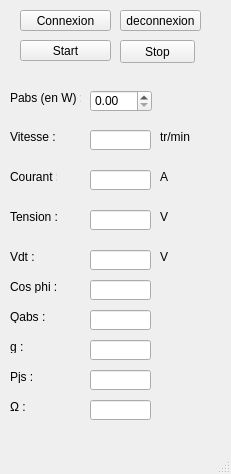
<?xml version="1.0" encoding="UTF-8"?>
<ui version="4.0">
 <class>MainWindow</class>
 <widget class="QMainWindow" name="MainWindow">
  <property name="geometry">
   <rect>
    <x>0</x>
    <y>0</y>
    <width>231</width>
    <height>474</height>
   </rect>
  </property>
  <property name="windowTitle">
   <string>MainWindow</string>
  </property>
  <widget class="QWidget" name="centralWidget">
   <widget class="QPushButton" name="pushButton">
    <property name="geometry">
     <rect>
      <x>20</x>
      <y>40</y>
      <width>91</width>
      <height>21</height>
     </rect>
    </property>
    <property name="text">
     <string>Start</string>
    </property>
   </widget>
   <widget class="QPushButton" name="DecoButton">
    <property name="geometry">
     <rect>
      <x>120</x>
      <y>10</y>
      <width>81</width>
      <height>21</height>
     </rect>
    </property>
    <property name="text">
     <string>deconnexion</string>
    </property>
   </widget>
   <widget class="QPushButton" name="connectButton">
    <property name="geometry">
     <rect>
      <x>20</x>
      <y>10</y>
      <width>91</width>
      <height>21</height>
     </rect>
    </property>
    <property name="text">
     <string>Connexion</string>
    </property>
   </widget>
   <widget class="QLineEdit" name="lineEdit_vitesse">
    <property name="geometry">
     <rect>
      <x>90</x>
      <y>130</y>
      <width>61</width>
      <height>20</height>
     </rect>
    </property>
   </widget>
   <widget class="QLineEdit" name="lineEdit_courant">
    <property name="geometry">
     <rect>
      <x>90</x>
      <y>170</y>
      <width>61</width>
      <height>20</height>
     </rect>
    </property>
   </widget>
   <widget class="QLineEdit" name="lineEdit_tension">
    <property name="geometry">
     <rect>
      <x>90</x>
      <y>210</y>
      <width>61</width>
      <height>20</height>
     </rect>
    </property>
   </widget>
   <widget class="QLabel" name="label_vit">
    <property name="geometry">
     <rect>
      <x>10</x>
      <y>130</y>
      <width>47</width>
      <height>13</height>
     </rect>
    </property>
    <property name="text">
     <string>Vitesse : </string>
    </property>
   </widget>
   <widget class="QLabel" name="label_courant">
    <property name="geometry">
     <rect>
      <x>10</x>
      <y>170</y>
      <width>47</width>
      <height>13</height>
     </rect>
    </property>
    <property name="text">
     <string>Courant : </string>
    </property>
   </widget>
   <widget class="QLabel" name="label_tension">
    <property name="geometry">
     <rect>
      <x>10</x>
      <y>210</y>
      <width>47</width>
      <height>13</height>
     </rect>
    </property>
    <property name="text">
     <string>Tension : </string>
    </property>
   </widget>
   <widget class="QLabel" name="label">
    <property name="geometry">
     <rect>
      <x>160</x>
      <y>130</y>
      <width>47</width>
      <height>13</height>
     </rect>
    </property>
    <property name="text">
     <string>tr/min</string>
    </property>
   </widget>
   <widget class="QLabel" name="label_2">
    <property name="geometry">
     <rect>
      <x>160</x>
      <y>170</y>
      <width>47</width>
      <height>13</height>
     </rect>
    </property>
    <property name="text">
     <string>A</string>
    </property>
   </widget>
   <widget class="QLabel" name="label_3">
    <property name="geometry">
     <rect>
      <x>160</x>
      <y>210</y>
      <width>47</width>
      <height>13</height>
     </rect>
    </property>
    <property name="text">
     <string>V</string>
    </property>
   </widget>
   <widget class="QLabel" name="label_4">
    <property name="geometry">
     <rect>
      <x>10</x>
      <y>90</y>
      <width>71</width>
      <height>16</height>
     </rect>
    </property>
    <property name="text">
     <string>Pabs (en W) : </string>
    </property>
   </widget>
   <widget class="QLineEdit" name="lineEdit_vdt">
    <property name="geometry">
     <rect>
      <x>90</x>
      <y>250</y>
      <width>61</width>
      <height>20</height>
     </rect>
    </property>
   </widget>
   <widget class="QLabel" name="label_5">
    <property name="geometry">
     <rect>
      <x>10</x>
      <y>250</y>
      <width>47</width>
      <height>13</height>
     </rect>
    </property>
    <property name="text">
     <string>Vdt : </string>
    </property>
   </widget>
   <widget class="QLabel" name="label_6">
    <property name="geometry">
     <rect>
      <x>160</x>
      <y>250</y>
      <width>47</width>
      <height>13</height>
     </rect>
    </property>
    <property name="text">
     <string>V</string>
    </property>
   </widget>
   <widget class="QLineEdit" name="lineEdit_cos">
    <property name="geometry">
     <rect>
      <x>90</x>
      <y>280</y>
      <width>61</width>
      <height>20</height>
     </rect>
    </property>
   </widget>
   <widget class="QLabel" name="label_7">
    <property name="geometry">
     <rect>
      <x>10</x>
      <y>280</y>
      <width>47</width>
      <height>13</height>
     </rect>
    </property>
    <property name="text">
     <string>Cos phi :</string>
    </property>
   </widget>
   <widget class="QLineEdit" name="lineEdit_qabs">
    <property name="geometry">
     <rect>
      <x>90</x>
      <y>310</y>
      <width>61</width>
      <height>20</height>
     </rect>
    </property>
   </widget>
   <widget class="QLabel" name="label_8">
    <property name="geometry">
     <rect>
      <x>10</x>
      <y>310</y>
      <width>47</width>
      <height>13</height>
     </rect>
    </property>
    <property name="text">
     <string>Qabs : </string>
    </property>
   </widget>
   <widget class="QLineEdit" name="lineEdit_g">
    <property name="geometry">
     <rect>
      <x>90</x>
      <y>340</y>
      <width>61</width>
      <height>20</height>
     </rect>
    </property>
   </widget>
   <widget class="QLabel" name="label_9">
    <property name="geometry">
     <rect>
      <x>10</x>
      <y>340</y>
      <width>47</width>
      <height>13</height>
     </rect>
    </property>
    <property name="text">
     <string>g : </string>
    </property>
   </widget>
   <widget class="QLineEdit" name="lineEdit_pjs">
    <property name="geometry">
     <rect>
      <x>90</x>
      <y>370</y>
      <width>61</width>
      <height>20</height>
     </rect>
    </property>
   </widget>
   <widget class="QLabel" name="label_10">
    <property name="geometry">
     <rect>
      <x>10</x>
      <y>370</y>
      <width>47</width>
      <height>13</height>
     </rect>
    </property>
    <property name="text">
     <string>Pjs : </string>
    </property>
   </widget>
   <widget class="QLineEdit" name="lineEdit_ohm">
    <property name="geometry">
     <rect>
      <x>90</x>
      <y>400</y>
      <width>61</width>
      <height>20</height>
     </rect>
    </property>
   </widget>
   <widget class="QLabel" name="label_11">
    <property name="geometry">
     <rect>
      <x>10</x>
      <y>400</y>
      <width>47</width>
      <height>13</height>
     </rect>
    </property>
    <property name="text">
     <string>Ω : </string>
    </property>
   </widget>
   <widget class="QPushButton" name="pushButton_stop">
    <property name="geometry">
     <rect>
      <x>120</x>
      <y>40</y>
      <width>75</width>
      <height>23</height>
     </rect>
    </property>
    <property name="text">
     <string>Stop</string>
    </property>
   </widget>
   <widget class="QDoubleSpinBox" name="doubleSpinBox_pabs">
    <property name="geometry">
     <rect>
      <x>90</x>
      <y>90</y>
      <width>62</width>
      <height>22</height>
     </rect>
    </property>
   </widget>
  </widget>
  <widget class="QStatusBar" name="statusBar"/>
 </widget>
 <layoutdefault spacing="6" margin="11"/>
 <resources/>
 <connections/>
</ui>
